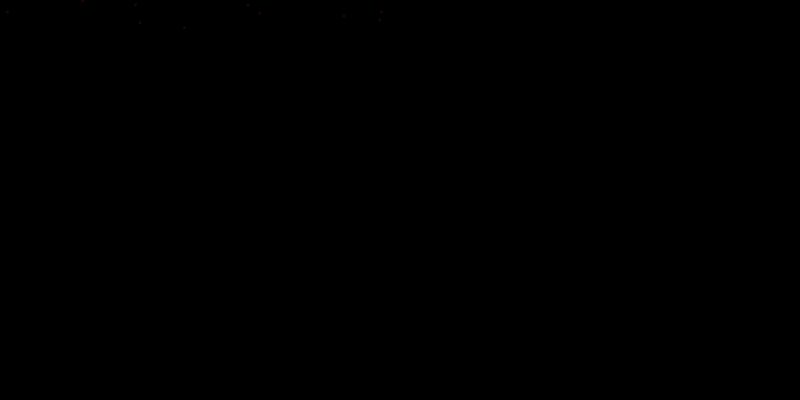
Frame 1 (no input)
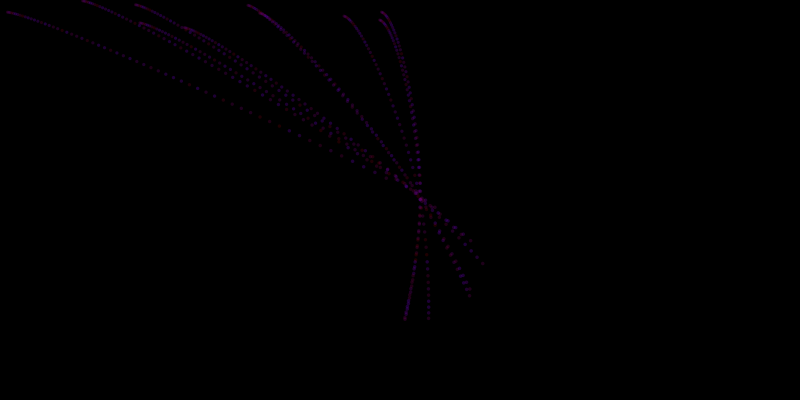
Frame 60 (the mouse pressed at the canvas centre just before this capture)
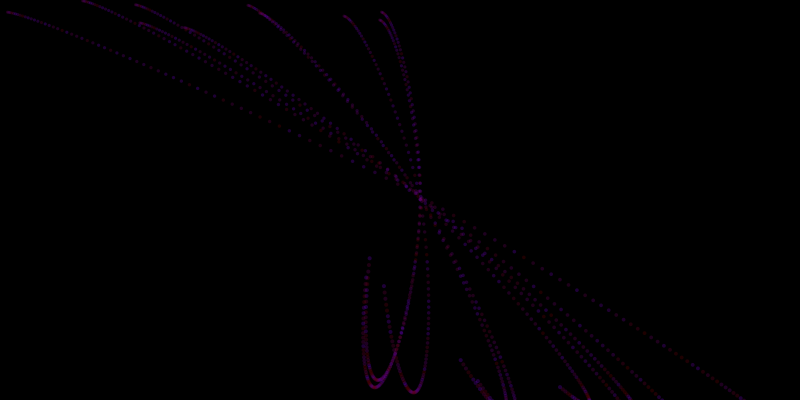
Frame 120 (the mouse held since frame 60 and released just before this capture)

The Processing sketch that drew these frames (run headless with seeded random() and noise(); from frame 60 on, the mouse is pressed at the canvas centre):

// Processing sketch: radioactive_movers
// ── radioactive_movers.pde
// The Nature of Code
// Daniel Shiffman
// http://natureofcode.com

Mover m;
ArrayList<Attractor> attractors = new ArrayList<Attractor>();
ArrayList<Mover> movers = new ArrayList<Mover>();
void setup() {
  size(800, 400);
  background(0);
  //  m = new Mover(); 
  for (int i=0;i < 10; i++) {
    movers.add(new Mover());
  }

  attractors.add(new Attractor(width/2, height/2));
}

void draw() {
//  background(255);

  //make all movers attracted to the newest attractor object using size as last index
  for (Mover mover: movers) {
    PVector force = attractors.get(attractors.size() - 1).attract(mover);
    mover.applyForce(force);
    mover.update();

    mover.display();
  }
}

void mousePressed() {
  attractors.remove(attractors.size() - 1);
  attractors.add(new Attractor(mouseX, mouseY));
}

void mouseReleased() {
}


// ── Attractor.pde
// The Nature of Code
// Daniel Shiffman
// http://natureofcode.com

// A class for a draggable attractive body in our world

class Attractor {
  float mass;    // Mass, tied to size
  float G;       // Gravitational Constant
  PVector location;   // Location
  boolean dragging = false; // Is the object being dragged?
  boolean rollover = false; // Is the mouse over the ellipse?
  PVector dragOffset;  // holds the offset for when object is clicked on
  int closeThreshold = 10; 
  int farThreshold = 60;

  Attractor(int _x, int _y) {
    location = new PVector(_x, _y);
    mass = 20;
    G = 1;
    dragOffset = new PVector(0.0, 0.0);
  }

  PVector attract(Mover m) {
    PVector force = PVector.sub(location, m.location);   // Calculate direction of force
    float d = force.mag();                              // Distance between objects
    d = constrain(d, 5.0, 10.0);    // Limiting the distance to eliminate "extreme" results for very close or very far objects

    force.normalize();                                  // Normalize vector (distance doesn't matter here, we just want this vector for direction)
    float strength = (G * mass * m.mass) / (d * d);      // Calculate gravitional force magnitude
    force.mult(strength);                                  // Get force vector --> magnitude * direction
    if (d < closeThreshold) {
      println(d);
      force.mult(-1);
    }else if(d > farThreshold){
//      force.mult(-40);
    }

    return force;
  }

  // Method to display
  void display() {
    ellipseMode(CENTER);
    strokeWeight(4);
    stroke(0);
    if (dragging) fill (50);
    else if (rollover) fill(100);
    else fill(175, 200);
    ellipse(location.x, location.y, mass*2, mass*2);
  }

  // The methods below are for mouse interaction
  void clicked(int mx, int my) {
    float d = dist(mx, my, location.x, location.y);
    if (d < mass) {
      dragging = true;
      dragOffset.x = location.x-mx;
      dragOffset.y = location.y-my;
    }
  }

  void hover(int mx, int my) {
    float d = dist(mx, my, location.x, location.y);
    if (d < mass) {
      rollover = true;
    } 
    else {
      rollover = false;
    }
  }

  void stopDragging() {
    dragging = false;
  }



  void drag() {
    if (dragging) {
      location.x = mouseX + dragOffset.x;
      location.y = mouseY + dragOffset.y;
    }
  }
}


// ── Mover.pde
// The Nature of Code
// Daniel Shiffman
// http://natureofcode.com

class Mover {

  PVector location;
  PVector velocity;
  PVector acceleration;
  float mass;
  float sizeMover;
  int i = 1;
  Mover() {
    location = new PVector(random(400),random(50));
    velocity = new PVector(0.9,0);
    acceleration = new PVector(0,0);
    mass = 1;
    sizeMover = 3;
  }
  
  void applyForce(PVector force) {
    PVector f = PVector.div(force,mass);
    acceleration.add(f);
  }
  
  void update() {
    velocity.add(acceleration);
    location.add(velocity);
    acceleration.mult(0);
    sizeMover += .009;
  }

  void display() {
    stroke(0);
    strokeWeight(2);
    noStroke();
    fill(127,0,((noise(i++)*1000)+127)%255,60);
    smooth();
    ellipse(location.x,location.y,sizeMover,sizeMover);
  }

  void checkEdges() {

    if (location.x > width) {
      location.x = 0;
    } else if (location.x < 0) {
      location.x = width;
    }

    if (location.y > height) {
      velocity.y *= -1;
      location.y = height;
    }

  }

}
